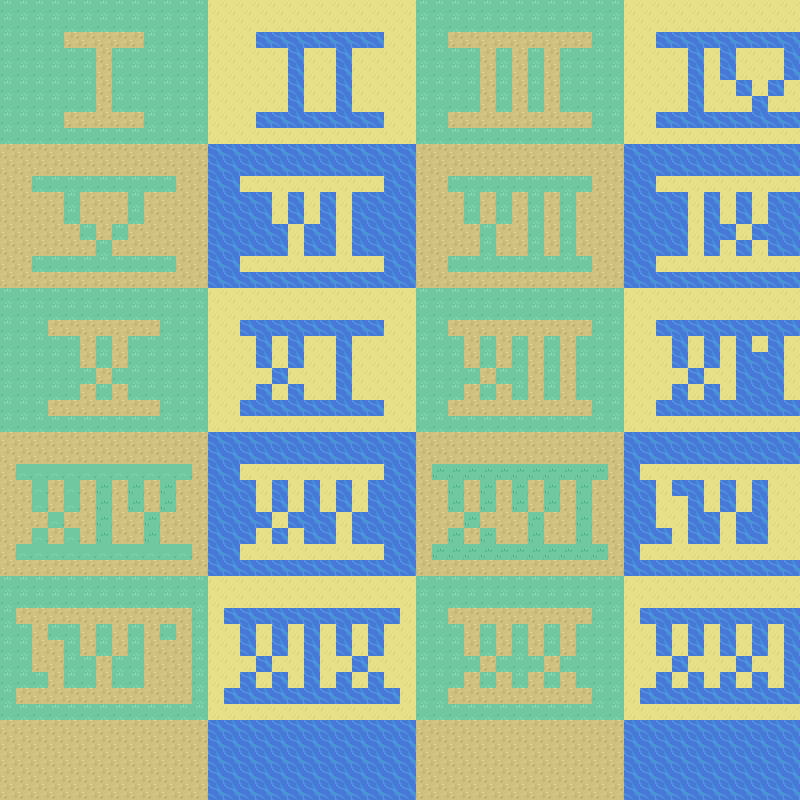

A 2D game scene composited from a Tiled map and its tileset images. What follows is a short description and the map's XML, with each tile layer's data collapsed to a summary:
An orthogonal 50x50 tile map with 16x16 px tiles, 1 tile layer (Tile Layer 1).

<map version="1.0" tiledversion="1.1.5" orientation="orthogonal" renderorder="right-down" width="50" height="50" tilewidth="16" tileheight="16" infinite="0" nextobjectid="1">
 <tileset firstgid="1" source="rofl_tileset.tsx" />
 <layer name="Tile Layer 1" width="50" height="50">
  <data>[2500 cells, 2500 non-empty, 15 distinct tile ids]</data>
 </layer>
</map>
